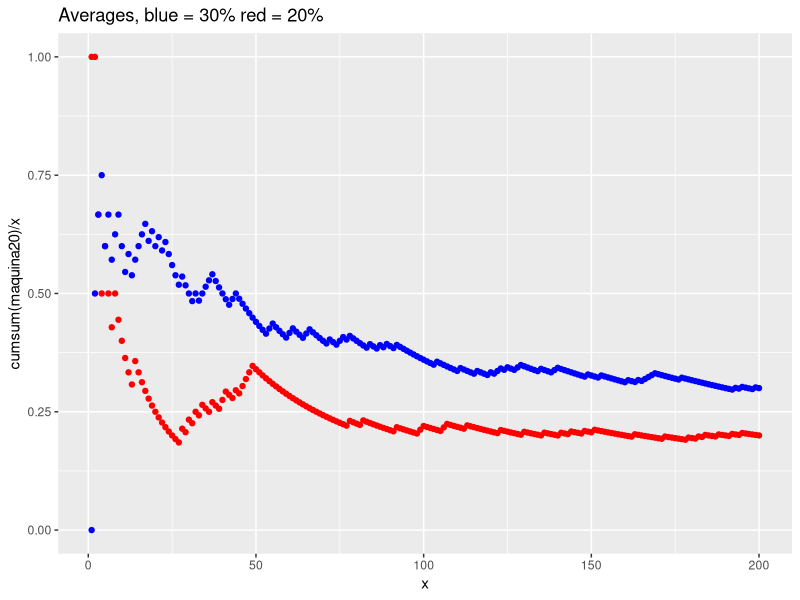
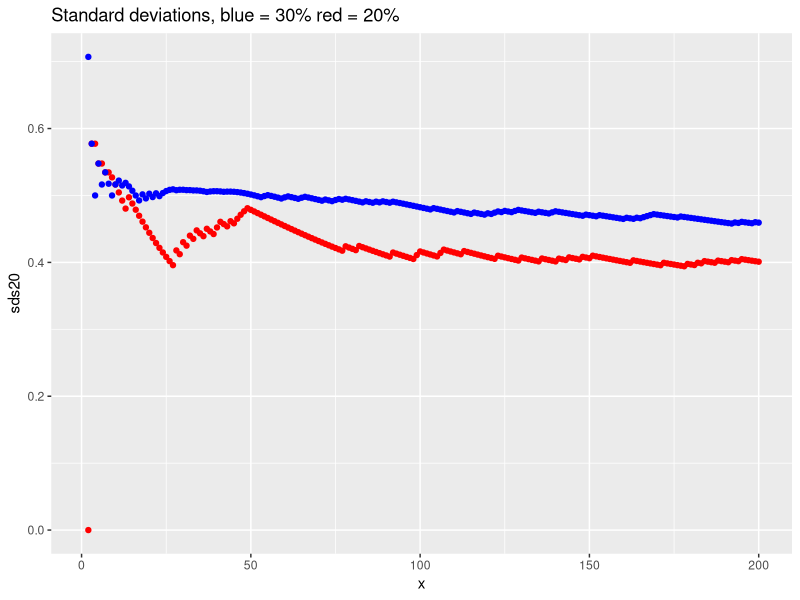
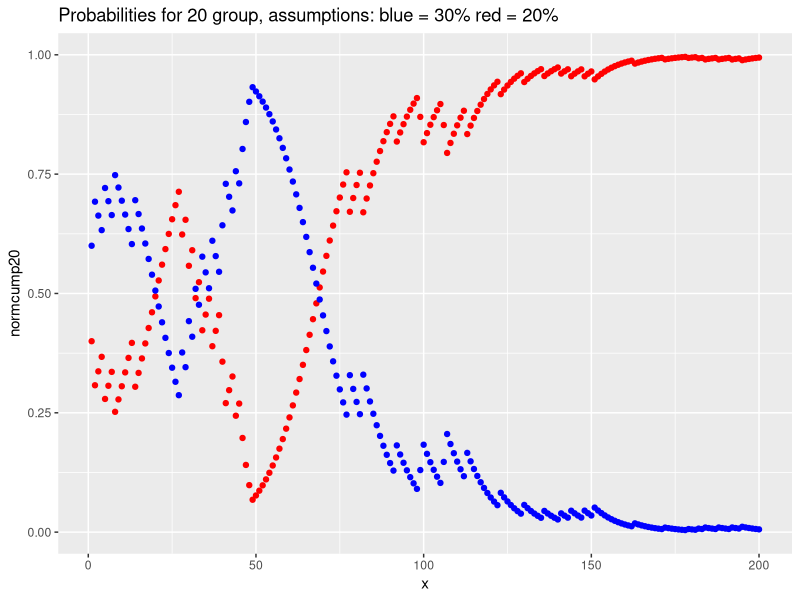
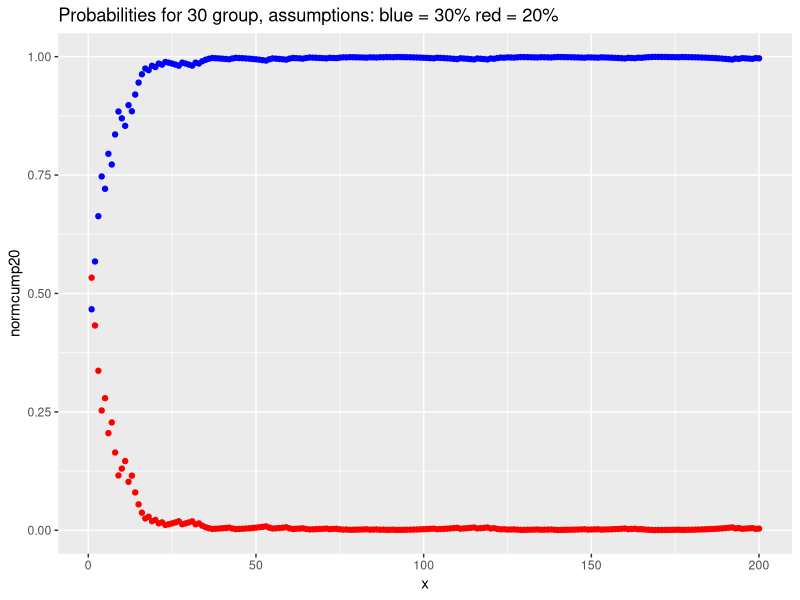

Write the R code that produced these figures, in order.
library(tidyverse)

#google intravista

# a priori:
# M: 30% ~ 0.5
# M: 20% ~ 0.5
# result is 0
# P(m30 | results) = P(results | m30) * P(m30) / P(results) = .7 * .5 / 0.75 = 0.46
# P(m20 | results) = P(results | m20) * P(m20) / P(results) = .8 * .5 / 0.75 = 0.53

# M E = z SE = 1.96 × sqrt( p(1 − p) / n )  ≤ 0.04
# pag. 127

n=200
x <- seq(1, n)
maquina20 <- ifelse(runif(n) < 0.2, 1, 0)
maquina30 <- ifelse(runif(n) < 0.3, 1, 0)
mean(maquina20)
mean(maquina30)
sd(maquina20)
sd(maquina30)

ggplot() +
  geom_point(aes(x, cumsum(maquina20)/x), color = "red") +
  geom_point(aes(x, cumsum(maquina30)/x), color = "blue") +
  ggtitle("Averages, blue = 30% red = 20%")

sds20 <- rep(0, n)
sds30 <- rep(0, n)
for (i in 1:n) {
  sds20[i] = sd(maquina20[1:i])
  sds30[i] = sd(maquina30[1:i])
}

ggplot() +
  geom_point(aes(x, sds20), color = "red") +
  geom_point(aes(x, sds30), color = "blue") +
  ggtitle("Standard deviations, blue = 30% red = 20%")

#cumulative probability that this sample is from maquina20
p20 <- rep(0, n)
p30 <- rep(0, n)
for(i in 1:n) {
  p20[i] <- ifelse(maquina20[i]==0, 0.8, 0.2)
  p30[i] <- ifelse(maquina20[i]==0, 0.7, 0.3)
}
cump20 <- cumprod(p20)
cump30 <- cumprod(p30)
normcump20 <- rep(0, n)
normcump30 <- rep(0, n)
for(i in 1:n) {
  normcump20[i] <- cump20[i] / (cump20[i] + cump30[i])
  normcump30[i] <- cump30[i] / (cump20[i] + cump30[i])
}
ggplot() +
  geom_point(aes(x, normcump20), color = "red") +
  geom_point(aes(x, normcump30), color = "blue") +
  ggtitle("Probabilities for 20 group, assumptions: blue = 30% red = 20%")

p20 <- rep(0, n)
p30 <- rep(0, n)
for(i in 1:n) {
  p20[i] <- ifelse(maquina30[i]==0, 0.8, 0.2)
  p30[i] <- ifelse(maquina30[i]==0, 0.7, 0.3)
}
cump20 <- cumprod(p20)
cump30 <- cumprod(p30)
normcump20 <- rep(0, n)
normcump30 <- rep(0, n)
for(i in 1:n) {
  normcump20[i] <- cump20[i] / (cump20[i] + cump30[i])
  normcump30[i] <- cump30[i] / (cump20[i] + cump30[i])
}
ggplot() +
  geom_point(aes(x, normcump20), color = "red") +
  geom_point(aes(x, normcump30), color = "blue") +
  ggtitle("Probabilities for 30 group, assumptions: blue = 30% red = 20%")
